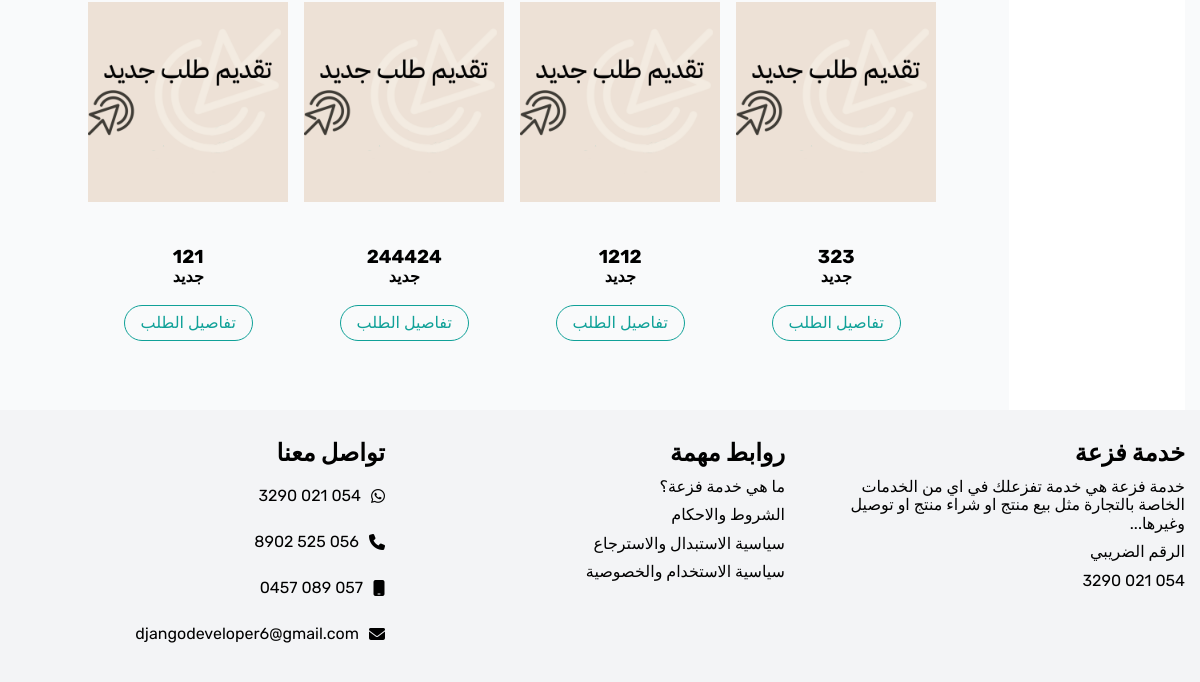
The app's page /user/profile/orders/ (signed in, lower part), older data.
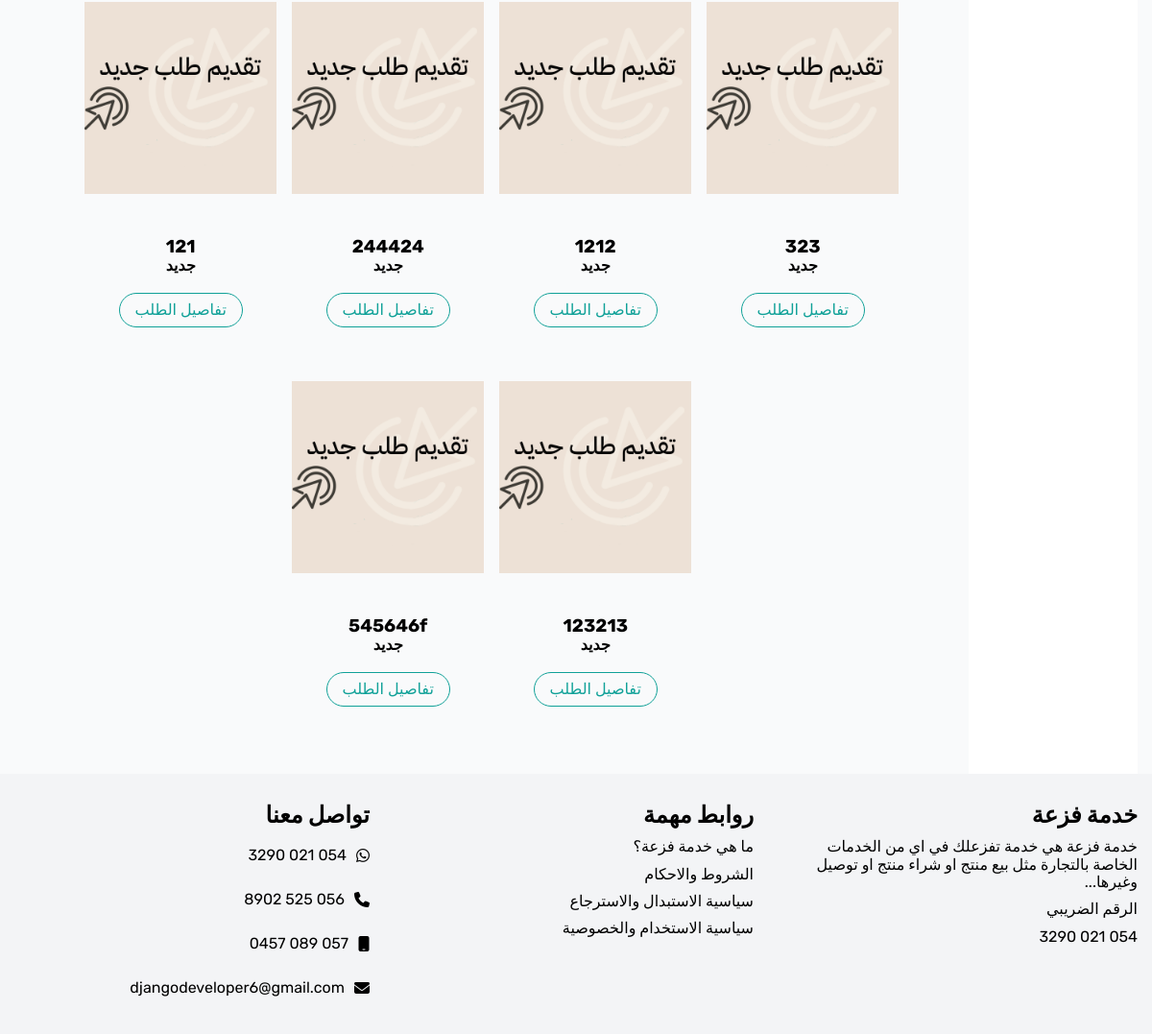
The same page, newer data.
### order/models.py (models this page shows, shortened)
class Order(models.Model):
    user = models.ForeignKey(CustomUser, verbose_name='المستخدم', on_delete =models.SET_NULL, null=True, blank=True)
    store = models.ForeignKey(Store, on_delete=models.SET_NULL, null=True, verbose_name='المتجر')
    status = models.CharField(max_length=50, choices=ORDER_STATUS_CHOICES, verbose_name="حالة الطلب", null=True, blank=True)
    number = models.CharField(max_length=255, verbose_name='رقم الطلب في المتجر')
    date= models.DateTimeField(verbose_name="التاريخ", auto_now_add=True)
    total = models.FloatField(verbose_name='الإجمالي', null=True, blank=True)
    commission_value = models.FloatField(verbose_name='قيمة العمولة', null=True, blank=True)
    commission_tax_value = models.FloatField(verbose_name='قيمة ضريبة العمولة', null=True,blank=True)
    total_with_tax = models.FloatField(verbose_name='الإجمالي مع ضريبة العمولة', null=True, blank=True)
    class Meta:
        verbose_name = 'طلب'
        verbose_name_plural = 'الطلبات'

### user/views.py (the view)
# urls.py: path('profile/orders/', user_orders, name='user-orders'),
@login_required
def user_orders(request):
    user = request.user
    orders = Order.objects.filter(user=user)
    context = {
        'orders': orders
    }
    return render(request, 'user/profile-orders.html', context)

### user/templates/user/profile-orders.html (shortened to what this page needs)
{% extends 'user/profile-base.html' %}
{% load static %}
{% block section_content %}
<div class="container">
<section class="products mt-3">
    {% for order in orders %}
    <div class="product">
        <div class="image">
            <img src="{% static 'images/05.png' %}" alt="">
        </div>
        <div class="info">
            <h3>{{order.number}}</h3>
            <h4>{{order.get_status_display}}</h4>
            <br>
            <a href="{% url 'order:show-order' order.number %}" class="btn btn-outline">
                تفاصيل الطلب
            </a>
        </div>
    </div>
    {% endfor %}
</section>
{% endblock section_content %}

### user/templates/user/profile-base.html (shortened to what this page needs)
{% extends 'base.html' %}
{% load static %}
{% block stylesheets %}
    <link rel="stylesheet" href="{% static 'css/profile.css' %}">
{% endblock stylesheets %}
{% block content %}
    <main>
        <div class="container">
            <section class="content">
                <div class="sidebar">
                </div>
                <div class="info">
                    <div class="center">
                        {% block section_content %}
                        {% endblock section_content %}
                    </div>
                </div>
            </section>
        </div>
    </main>
{% endblock content %}

### templates/base.html (shortened to what this page needs)
{% load static %}
<!DOCTYPE html>
<html lang="ar" dir="rtl">
<head>
        {% block stylesheets %}
        {% endblock stylesheets %}
    <link rel="stylesheet" href="{% static 'css/reset.css' %}">
    <link rel="stylesheet" href="{% static 'css/normalize.css' %}">
    <link rel="stylesheet" href="https://cdnjs.cloudflare.com/ajax/libs/font-awesome/6.5.1/css/all.min.css" />
</head>
<body>
    <div class="content-wrapper">
      {% block content %}
      {% endblock content %}
    </div>
    <footer>
      <div class="container">
          <div class="about">
              <h2>خدمة فزعة</h2>
              <p>خدمة فزعة هي خدمة تفزعلك في اي من الخدمات الخاصة بالتجارة مثل بيع منتج او شراء منتج او توصيل وغيرها...</p>
              <span>الرقم الضريبي</span>
              <p>054 021 3290</p>
          </div>
          <div class="links">
              <h2>روابط مهمة</h2>
              <ul>
                  <li><a href="{% url 'page:about' %}">ما هي خدمة فزعة؟</a></li>
                  <li><a href="{% url 'page:terms-conditions' %}">الشروط والاحكام</a></li>
                  <li><a href="{% url 'page:return-policy' %}">سياسية الاستبدال والاسترجاع</a></li>
                  <li><a href="{% url 'page:privacy-policy' %}">سياسية الاستخدام والخصوصية</a></li>
              </ul>
          </div>
          <div class="contact">
              <h2>تواصل معنا</h2>
              <ul>
                  <li>
                      <i class="fa-brands fa-whatsapp"></i>
                      054 021 3290
                  </li>
                  <li>
                      <i class="fa-solid fa-phone"></i>
                      056 525 8902
                  </li>
                  <li>
                      <i class="fa-solid fa-mobile"></i>
                      057 089 0457
                  </li>
                  <li>
                      <i class="fa-solid fa-envelope"></i>
                      djangodeveloper6@gmail.com
                  </li>
              </ul>
          </div>
      </div>
  </footer>
</body>
</html>

### project/static/css/profile.css (style rules this page uses)
main .content { display: flex; }
main .content .sidebar { background-color: #fff; width: fit-content; padding: 20px; padding-left: 40px; margin-top: 20px; }
main .content .info { width: 100%; margin: 40px 0; }
main .content .info .center { text-align: center; display: flex; flex-direction: column; justify-content: center; align-items: center; height: 100%; }

### user/templates/user/profile-orders.html (style rules this page uses)
.products { width: 100% !important; display: flex; flex-wrap: wrap; gap: 1rem; justify-content: center; }
.products img { width: 200px; }

Row changes from the older to the newer data that the page shows:
added Order: number "123213", status "جديد"
added Order: number "545646f", status "جديد"
